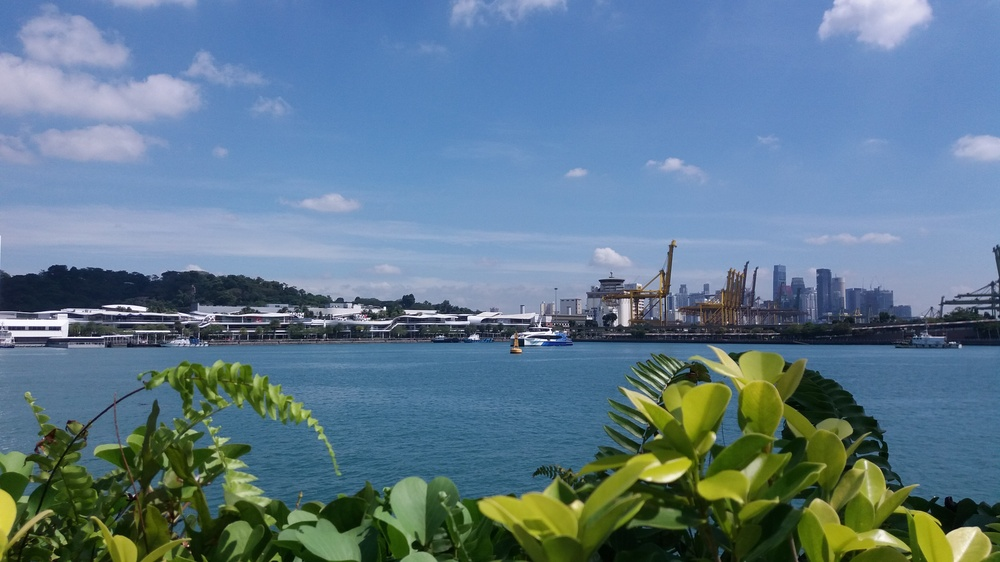
#> input picture images/abc.jpg, 1000 x 562 px, shrunk from 4128 x 2322 before the run, given in place of the camera
$ python webcamBit.py
#> lines starting #> are read from the running program, lines starting #| are printed output that depends on the picture; after the words box and inside, x2 and y2 are one past the last pixel; in counts of white or black regions, pixels touching at a corner belong together
import cv2
import numpy as np

device = cv2.VideoCapture(0)
while True:
    ret, frame = device.read()
#> frame is the input picture: shape (562, 1000, 3); mean B, G, R 140.9, 122.4, 95.4
    hsv = cv2.cvtColor(frame, cv2.COLOR_BGR2HSV)
#> hsv: shape (562, 1000, 3); mean H, S, V 93.6, 118.1, 152.5

    lower_ramge = np.array([100,50,50])
    upper_range = np.array([110,255,255])
    mask = cv2.inRange(hsv, lower_ramge, upper_range)
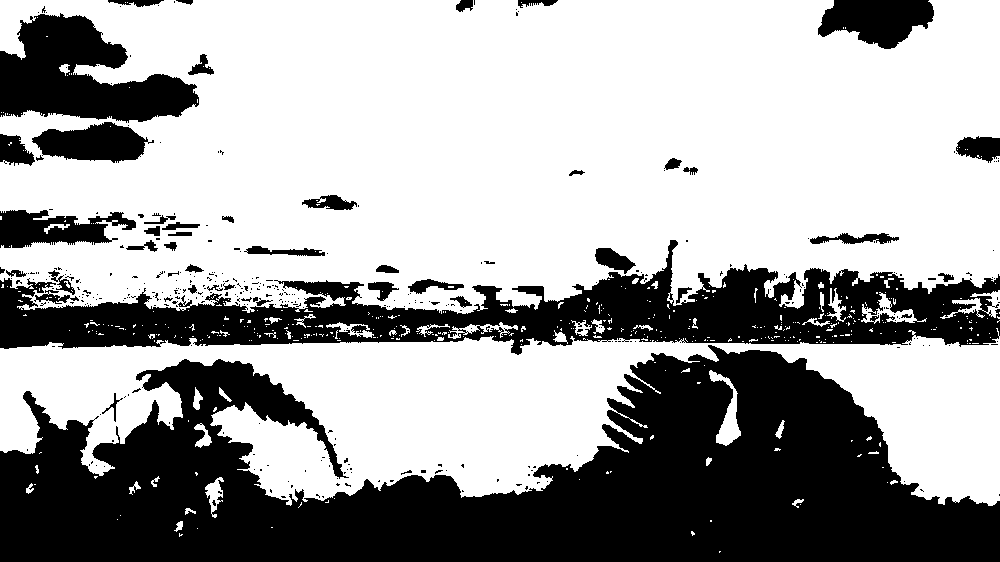
#> mask: shape (562, 1000); 63.8% white; 375 black regions (324 under 20 px), largest, box (x1, y1, x2, y2) and area: (0, 345, 1000, 562) 125254, (0, 240, 1000, 355) 46334, (0, 13, 199, 123) 12668
    result1 = cv2.bitwise_and(frame, frame, mask=mask)
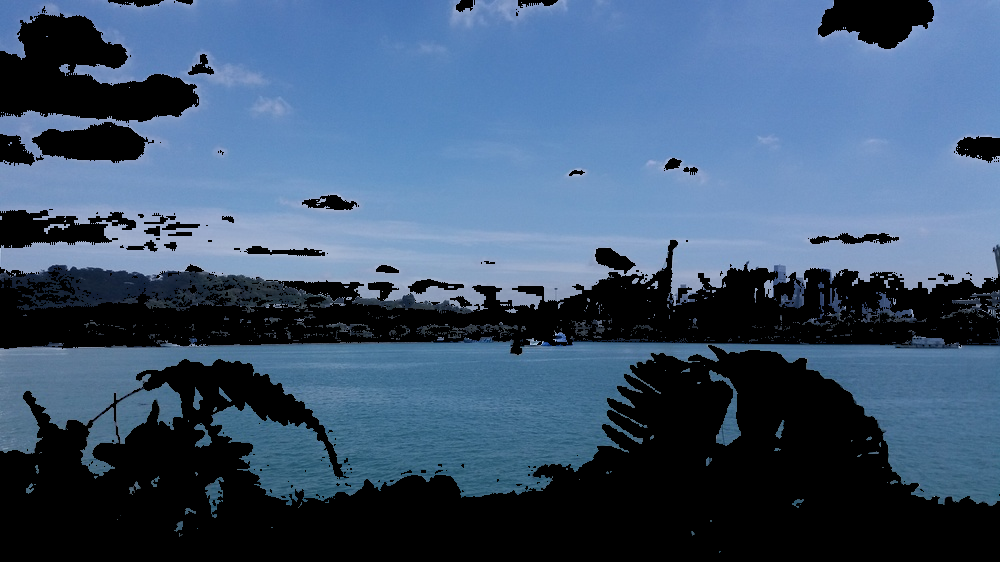
#> result1: shape (562, 1000, 3); mean B, G, R 111.7, 85, 62.5
    cv2.imshow("Show", mask)
    cv2.imshow("Result", result1)
    cv2.imshow("show1", frame)

    if cv2.waitKey(1)==13:
#> (key Esc is pressed here)
        break

device.release()
cv2.destroyAllWindows()
